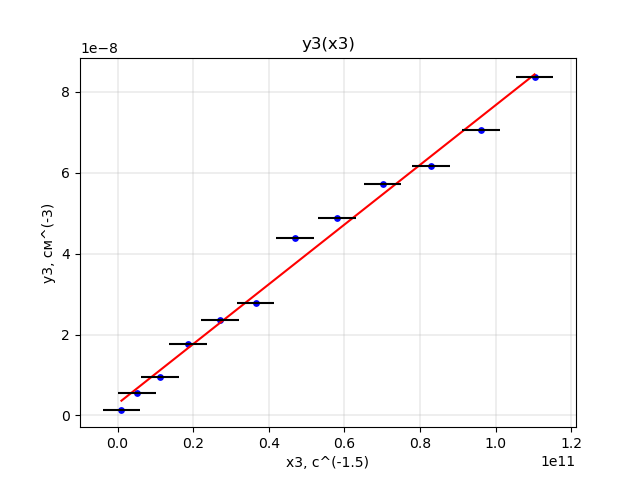

This chart was generated by the following Python code:
import numpy as np
import matplotlib.pyplot as plt
import math as m

f_n = [1, 3, 5, 7, 9, 11, 13, 15, 17, 19, 21, 23]
d_V = [1.6, 2.4, 2.4, 3.2, 3.2, 3.2, 4, 4, 4, 4, 4, 4.4]
d_t = [258, 78, 55.2, 31.2, 32.8, 18.8, 24.0, 12, 18.8, 8.8, 15.8, 7]
V_0 = 16.4
V_n = np.array(V_0) - np.array(d_V)
n = [0, 1, 2, 3, 4, 5, 6, 7, 8, 9, 10, 11]

d_fi = 2 * 3.14 * np.array(f_n)*10**(6) * np.array(d_t)*10**(-9) + 3.14 * np.array(n)

y3 =[(1/510) * (d_fi[i]/510) * (m.log(V_0/V_n[i])/510) for i in range(12)]
x3 = (np.array(f_n) * 10**6)**1.5

fig, ax = plt.subplots()

t = np.polyfit(x3, y3, 1)
f = np.poly1d(t)

kof = (y3[11] - y3[0])/(x3[11] - x3[0])
print('kof = ', kof)
sigma = ((4 * 3.14 * 2.252) / (1.37 * 3 * 10**10 * kof))**2
print('sigma = ', sigma)

plt.plot(x3, np.polyval(np.polyfit(x3, y3, 1), x3), color='r')
ax.scatter(x3, y3, s=15, c='b', marker='o', zorder = 1)
plt.errorbar(x3, y3, xerr=5 * 10**9, linestyle='none', color='black')
plt.errorbar(x3, y3, yerr=0.000, linestyle='none', color='black')
plt.xlabel('x3, с^(-1.5)')
plt.ylabel('y3, см^(-3)')
plt.title('y3(x3)')
plt.grid(linewidth = 0.3)
plt.savefig('y3(x3).png')
plt.show()
